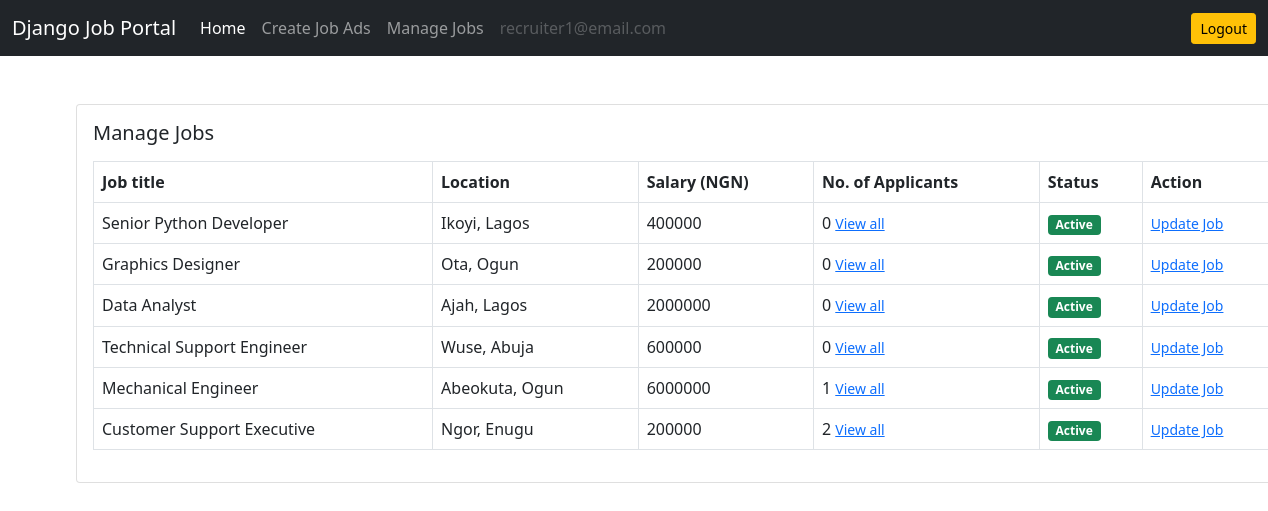
Page /job/manage-jobs/ (signed in) on the committed database.
### users/models.py (models this page shows)
class User(AbstractUser):
    email = models.EmailField(unique=True)
    is_recruiter = models.BooleanField(default=False)
    is_applicant = models.BooleanField(default=False)
    has_resume = models.BooleanField(default=False)
    has_company = models.BooleanField(default=False)

### job/models.py (models this page shows, shortened)
class Job(models.Model):
    job_type_choices = (
        ('Remote', 'Remote'),
        ('Onsite', 'Onsite'),
        ('Hybrid', 'Hybrid')
    )
    user = models.ForeignKey(User, on_delete=models.CASCADE)
    company = models.ForeignKey(Company, on_delete=models.CASCADE)
    title = models.CharField(max_length=100)
    city = models.CharField(max_length=100)
    salary = models.PositiveIntegerField(default=35000)
    requirements = models.TextField()
    ideal_candidate = models.TextField()
    is_available = models.BooleanField(default=True)
    timestamp = models.DateTimeField(auto_now_add=True)
    industry = models.ForeignKey(Industry, on_delete=models.DO_NOTHING, null=True, blank=True)
    state = models.ForeignKey(State, on_delete=models.DO_NOTHING, null=True, blank=True)
    job_type = models.CharField(max_length=20, choices=job_type_choices, null=True, blank=True)

class State(models.Model):
    name = models.CharField(max_length=100)
    def __str__(self):
        return self.name

### job/views.py (the view)
# urls.py: path('manage-jobs/', views.manage_jobs, name='manage-jobs'),
def manage_jobs(request):
    jobs = Job.objects.filter(user=request.user, company=request.user.company)
    context = {'jobs':jobs}
    return render(request, 'job/manage_jobs.html', context)

### templates/job/manage_jobs.html
{% extends 'base.html' %}
{% block content %}
<div class="card mx-auto" style="width: 76rem;">
    <div class="card-body">
        <h5 class="card-title mb-3">Manage Jobs</h5>
        <table class="table table-bordered">
            <thead>
                <tr>
                    <th scope="col">Job title</th>
                    <th scope="col">Location</th>
                    <th scope="col">Salary (NGN)</th>
                    <th scope="col">No. of Applicants</th>
                    <th scope="col">Status</th>
                    <th scope="col">Action</th>
                </tr>
            </thead>
            <tbody>
                {% for job in jobs %}
                <tr>
                    <td>{{job.title}}</td>
                    <td>{{job.city}}, {{job.state}}</td>
                    <td>{{job.salary}}</td>
                    <td>{{job.applyjob_set.all.count}} <a href="{% url 'all-applicants' job.pk %}"><small>View all</small></a></td>
                    {% if job.is_available %}
                    <td><span class="badge bg-success">Active</span></td>
                    {% else %}
                    <td><span class="badge bg-warning">Not Active</span></td>
                    {% endif %}
                    <td><a href="{% url 'update-job' job.pk %}"><small>Update Job</small></a></td>
                </tr>
                {% endfor %}
            </tbody>
        </table>
    </div>
</div>
{% endblock content %}

### templates/base.html (shortened to what this page needs)
<!doctype html>
<html lang="en">
<head>
    <link href="https://cdn.jsdelivr.net/npm/bootstrap@5.0.2/dist/css/bootstrap.min.css" rel="stylesheet"
>
</head>
<body>
    <nav class="navbar navbar-expand-lg navbar-dark bg-dark">
        <div class="container-fluid">
            <a class="navbar-brand" href="{% url 'home' %}">Django Job Portal</a>
            <div class="collapse navbar-collapse" id="navbarSupportedContent">
                {% if request.user.is_authenticated %}
                {% if request.user.is_applicant %}
                <ul class="navbar-nav me-auto mb-2 mb-lg-0">
                    <li class="nav-item">
                        <a class="nav-link active" aria-current="page" href="#">Home</a>
                    </li>
                    {% if request.user.has_resume %}
                    <li class="nav-item">
                        <a class="nav-link" href="{% url 'job-listing' %}">Apply to Jobs</a>
                    </li>
                    <li class="nav-item">
                        <a class="nav-link" aria-current="page" href="{% url 'applied-jobs' %}">Manage Job Applications</a>
                    </li>
                    {% else %}
                    <li class="nav-item">
                        <a class="nav-link" href="{% url 'update-resume' %}">Create Resume</a>
                    </li>
                    {% endif %}
                    <li class="nav-item">
                        <a class="nav-link disabled" href="#" tabindex="-1" aria-disabled="true">{{request.user.email}}</a>
                    </li>
                </ul>
                <a href="{% url 'logout' %}" class="btn btn-warning btn-sm">Logout</a>
                {% elif request.user.is_recruiter %}
                <ul class="navbar-nav me-auto mb-2 mb-lg-0">
                    <li class="nav-item">
                        <a class="nav-link active" aria-current="page" href="#">Home</a>
                    </li>
                    {% if request.user.has_company %}
                    <li class="nav-item">
                        <a class="nav-link" href="{% url 'create-job' %}">Create Job Ads</a>
                    </li>
                    <li class="nav-item">
                        <a class="nav-link" href="{% url 'manage-jobs' %}">Manage Jobs</a>
                    </li>
                    {% else %}
                    <li class="nav-item">
                        <a class="nav-link" href="{% url 'update-company' %}">Create Company</a>
                    </li>
                    {% endif %}
                    <li class="nav-item">
                        <a class="nav-link disabled" href="#" tabindex="-1" aria-disabled="true">{{request.user.email}}</a>
                    </li>
                </ul>
                <a href="{% url 'logout' %}" class="btn btn-warning btn-sm">Logout</a>
                {% endif %}
                {% endif %}
            </div>
        </div>
    </nav>
    <div class="container mt-5">
        {% block content %}
        {% endblock content %}
    </div>
</body>
</html>

### rows in the picture
User: user.email "recruiter1@email.com"
Job: title "Senior Python Developer", city "Ikoyi", state "Lagos", salary "400000", applyjob_set.all.count "0", is_available "Active"
Job: title "Graphics Designer", city "Ota", state "Ogun", salary "200000", applyjob_set.all.count "0", is_available "Active"
Job: title "Data Analyst", city "Ajah", state "Lagos", salary "2000000", applyjob_set.all.count "0", is_available "Active"
Job: title "Technical Support Engineer", city "Wuse", state "Abuja", salary "600000", applyjob_set.all.count "0", is_available "Active"
Job: title "Mechanical Engineer", city "Abeokuta", state "Ogun", salary "6000000", applyjob_set.all.count "1", is_available "Active"
Job: title "Customer Support Executive", city "Ngor", state "Enugu", salary "200000", applyjob_set.all.count "2", is_available "Active"
